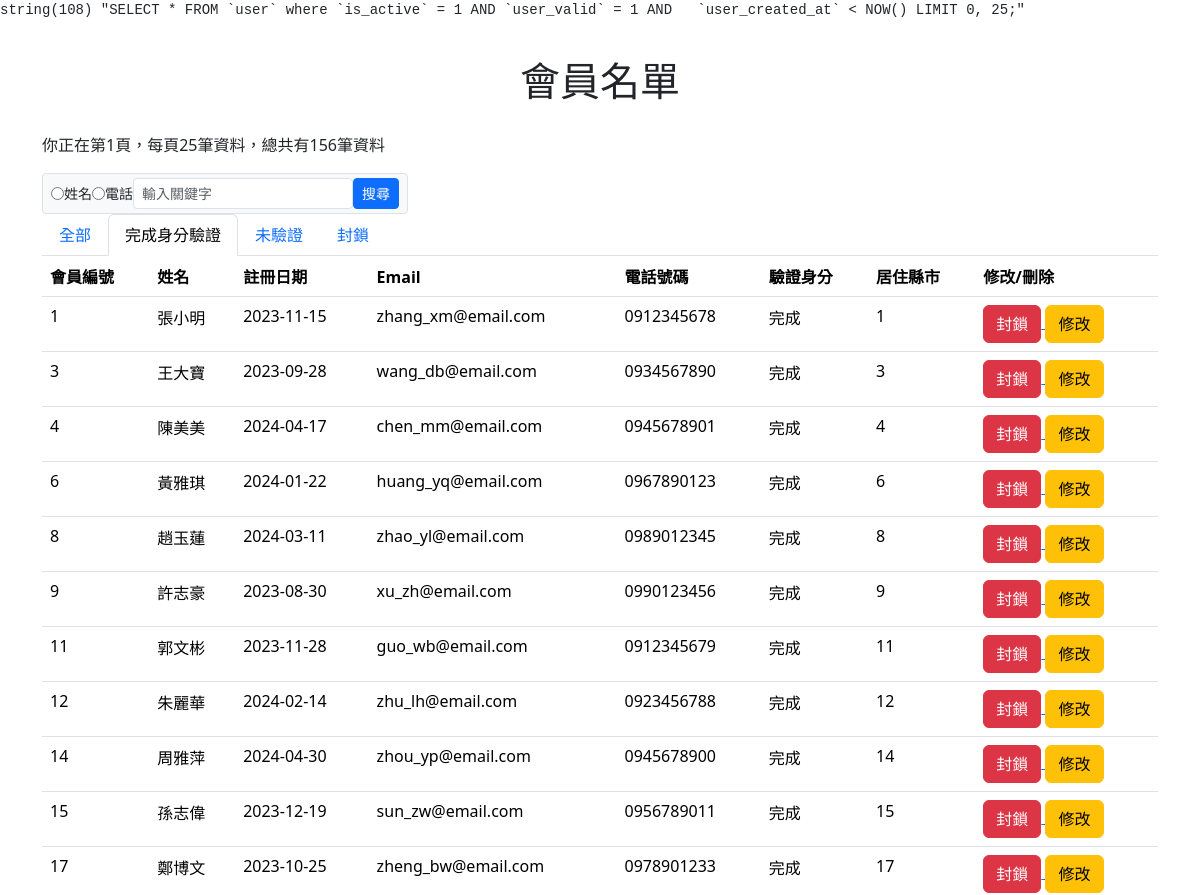
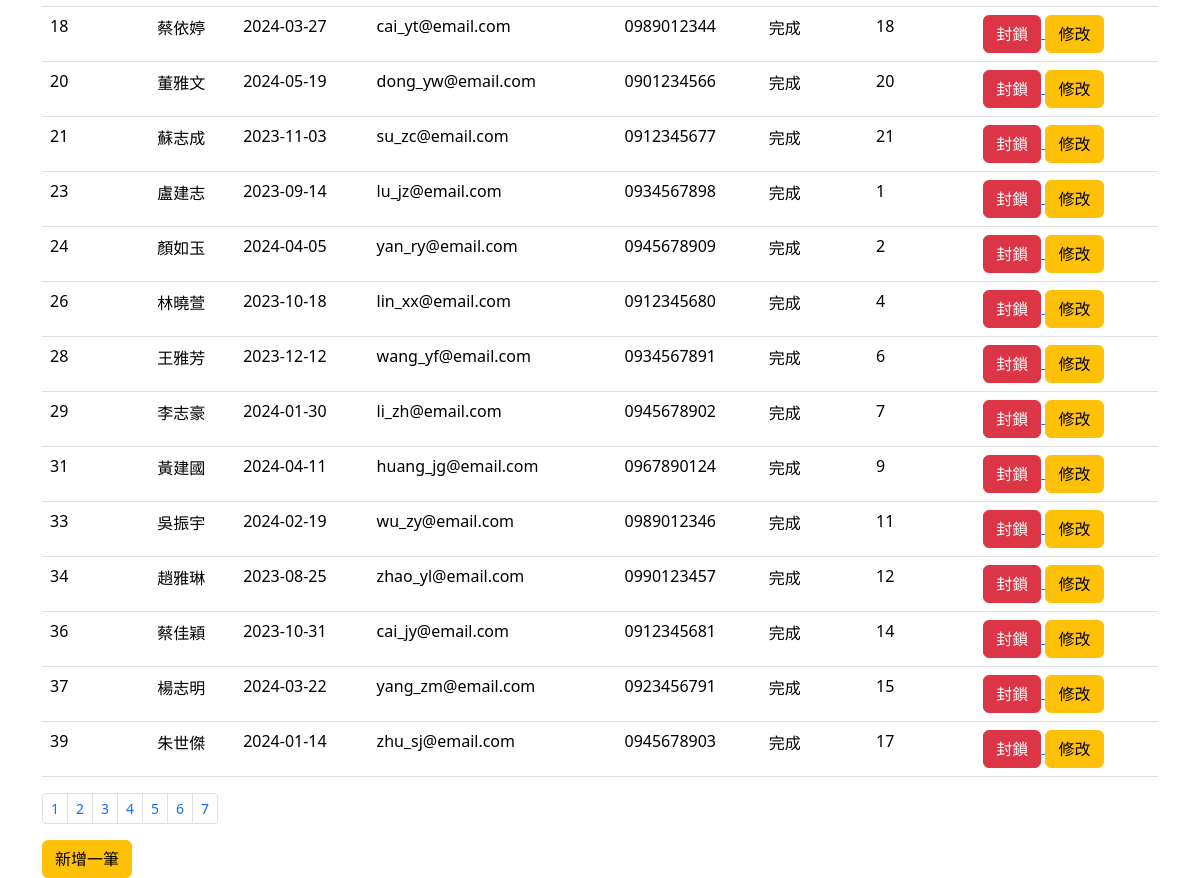
Before: /member/index.php?cid=1&page=1 with the older database file (2 pictures, top to bottom).
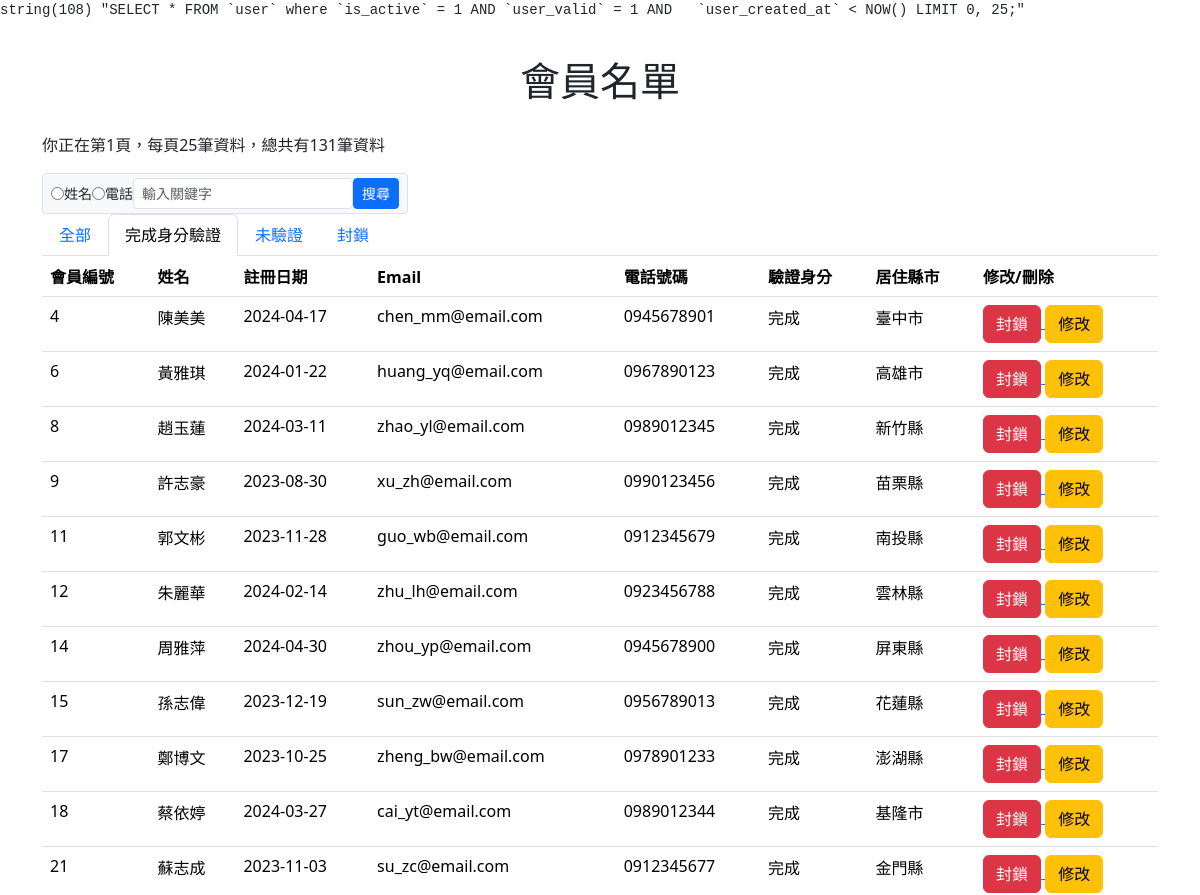
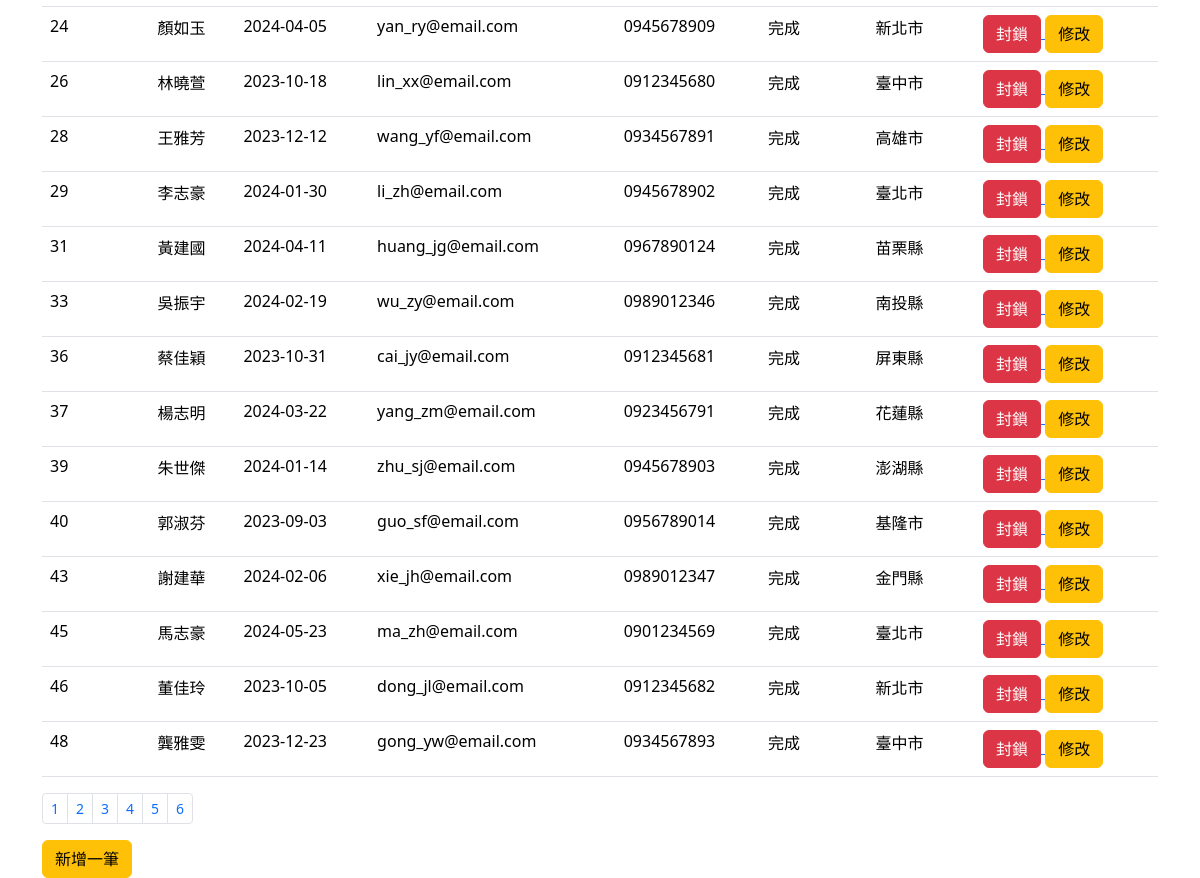
After: the same page with the newer database file (2 pictures, top to bottom).
### tables this page shows
CREATE TABLE `user` (
  `user_id` int(11) NOT NULL,
  `is_active` int(1) NOT NULL DEFAULT 0 COMMENT '1=驗證通過',
  `user_created_at` date NOT NULL,
  `user_full_name` varchar(10) NOT NULL,
  `user_email` varchar(50) NOT NULL,
  `user_password` varchar(100) NOT NULL,
  `user_sex` int(1) NOT NULL,
  `user_phone_number` varchar(10) NOT NULL,
  `user_birthday` date NOT NULL,
  `city_id` varchar(3) NOT NULL,
  `district_id` varchar(5) NOT NULL,
  `user_address` varchar(50) NOT NULL,
  `role_id` int(11) NOT NULL DEFAULT 0 COMMENT '0不是教練',
  `user_valid` int(1) NOT NULL DEFAULT 1 COMMENT '0是封鎖'
);

### member/index.php (the view, shortened to what the changed rows need)
<?php
require_once("../conn.php");
$perPage = 25;
$page = isset($_GET["page"]) ? (int)$_GET["page"] : 1;
$pageStart = ($page - 1) * $perPage;
$cid = isset($_GET["cid"]) ? (int)$_GET["cid"] : 2;
if ($cid == 2){
    $cidSql = "`user_valid` = 1 AND";
} elseif($cid == 3){
    $cidSql = "`user_valid` = 0 AND";
}else{
    $cidSql = "`is_active` = $cid AND `user_valid` = 1 AND " ;
}
$searchType = isset($_GET["stype"]) ? $_GET["stype"] : "";
$searchText = isset($_GET["search"]) ? $_GET["search"] : "";
$sqlSearch = ($searchType && $searchText) ? "`$searchType` LIKE '%$searchText%' AND " : "";
$sql = "SELECT * FROM `user` where $cidSql $sqlSearch `user_created_at` < NOW() LIMIT $pageStart, $perPage;";
$sqlCount = "SELECT COUNT(*) as total FROM user WHERE $cidSql $sqlSearch `user_created_at` < NOW();";
$stmt = $conn->prepare($sql);
$stmtCount = $conn->prepare($sqlCount);
try {
    $stmtCount->execute();
    $totalCount = $stmtCount->fetch(PDO::FETCH_ASSOC)['total'];
    $totalPage = ceil($totalCount / $perPage);
    $stmt->execute();
    $rows = $stmt->fetchAll(PDO::FETCH_ASSOC);
} catch (PDOException $e) {
    echo "你的資料讀取失敗欸!因為:" . $e->getMessage();
    $conn = NULL;
    exit;
}
var_dump($sql);
?>
<!DOCTYPE html>
<html lang="zh-hant-TW">
<head>
    <link rel="stylesheet" href="https://cdn.jsdelivr.net/npm/bootstrap@5.3.3/dist/css/bootstrap.min.css">
</head>
<body>
    <div class="container">
        <h1 class="title">會員名單</h1>
        <div class="top">
            <div class="top-left">
                <p>你正在第<?= $page ?>頁，每頁<?= $perPage ?>筆資料，總共有<?= $totalCount ?>筆資料</p>
            </div>
            <table class="table table-hover">
                <thead>
                    <tr>
                        <th scope="col">會員編號</th>
                        <th scope="col">姓名</th>
                        <th scope="col">註冊日期</th>
                        <th scope="col">Email</th>
                        <th scope="col">電話號碼</th>
                        <th scope="col">驗證身分</th>
                        <th scope="col">居住縣市</th>
                        <th scope="col" class="control">修改/刪除</th>
                    </tr>
                </thead>
                <tbody>
                    <?php foreach ($rows as $index => $row) : ?>
                        <tr>
                            <td><?= $row["user_id"] ?></td>
                            <td><?= $row["user_full_name"] ?></td>
                            <td><?= $row["user_created_at"] ?></td>
                            <td><?= $row["user_email"] ?></td>
                            <td><?= $row["user_phone_number"] ?></td>
                            <td><?= ($row["is_active"]==1)?"完成":"等待驗證" ?></td>
                            <td><?= $row["city_id"] ?></td>
                            <td>
                                <a class="delete-button" idn="<?= (int)$row["user_id"]?>">
                                    <button class="btn btn-danger">封鎖</button>
                                </a>
                                <a href="./pageMsg.php?id=<?= (int)$row["user_id"] ?>">
                                    <button class="btn btn-warning" >修改</button>
                                </a>
                            </td>
                        </tr>
                    <?php endforeach; ?>
                </tbody>
            </table>
            <nav aria-label="...">
                <ul class="pagination pagination-sm">
                    <? for ($i = 1; $i <= $totalPage; $i++) : ?>
                        <li class="page-item"><a class="page-link" href="./index.php?page=<?= $i ?><?= "&cid=$cid" ?><?= ($searchType != "" && $searchText != "") ? "&stype=$searchType&search=$searchText" : ""  ?>"><?= $i ?></a></li>
                    <? endfor; ?>
                </ul>
            </nav>
        </div>
</body>
</html>

Changed rows visible on the page:
no longer on this page (row edited): user: user_id "1", user_full_name "張小明", user_created_at "2023-11-15", user_email "zhang_xm@email.com", user_phone_number "0912345678", is_active "完成", city "1"
no longer on this page (row edited): user: user_id "3", user_full_name "王大寶", user_created_at "2023-09-28", user_email "wang_db@email.com", user_phone_number "0934567890", is_active "完成", city "3"
no longer on this page (row edited): user: user_id "20", user_full_name "董雅文", user_created_at "2024-05-19", user_email "dong_yw@email.com", user_phone_number "0901234566", is_active "完成", city "20"
no longer on this page (row edited): user: user_id "23", user_full_name "盧建志", user_created_at "2023-09-14", user_email "lu_jz@email.com", user_phone_number "0934567898", is_active "完成", city "1"
no longer on this page (row edited): user: user_id "34", user_full_name "趙雅琳", user_created_at "2023-08-25", user_email "zhao_yl@email.com", user_phone_number "0990123457", is_active "完成", city "12"
changed user "陳美美": city "4" → "臺中市"
changed user "黃雅琪": city "6" → "高雄市"
changed user "趙玉蓮": city "8" → "新竹縣"
changed user "許志豪": city "9" → "苗栗縣"
changed user "郭文彬": city "11" → "南投縣"
changed user "朱麗華": city "12" → "雲林縣"
changed user "周雅萍": city "14" → "屏東縣"
changed user "孫志偉": user_phone_number "0956789011" → "0956789013"; city "15" → "花蓮縣"
changed user "鄭博文": city "17" → "澎湖縣"
changed user "蔡依婷": city "18" → "基隆市"
changed user "蘇志成": city "21" → "金門縣"
changed user "顏如玉": city "2" → "新北市"
changed user "林曉萱": city "4" → "臺中市"
changed user "王雅芳": city "6" → "高雄市"
changed user "李志豪": city "7" → "臺北市"
changed user "黃建國": city "9" → "苗栗縣"
changed user "吳振宇": city "11" → "南投縣"
changed user "蔡佳穎": city "14" → "屏東縣"
changed user "楊志明": city "15" → "花蓮縣"
changed user "朱世傑": city "17" → "澎湖縣"
now on this page (row edited): user: user_id "40", user_full_name "郭淑芬", user_created_at "2023-09-03", user_email "guo_sf@email.com", user_phone_number "0956789014", is_active "完成", city "基隆市"
now on this page (row edited): user: user_id "43", user_full_name "謝建華", user_created_at "2024-02-06", user_email "xie_jh@email.com", user_phone_number "0989012347", is_active "完成", city "金門縣"
now on this page (row edited): user: user_id "45", user_full_name "馬志豪", user_created_at "2024-05-23", user_email "ma_zh@email.com", user_phone_number "0901234569", is_active "完成", city "臺北市"
now on this page (row edited): user: user_id "46", user_full_name "董佳玲", user_created_at "2023-10-05", user_email "dong_jl@email.com", user_phone_number "0912345682", is_active "完成", city "新北市"
now on this page (row edited): user: user_id "48", user_full_name "龔雅雯", user_created_at "2023-12-23", user_email "gong_yw@email.com", user_phone_number "0934567893", is_active "完成", city "臺中市"
Other visible differences:
$totalCount: "156" → "131"
list line gone: "7"
